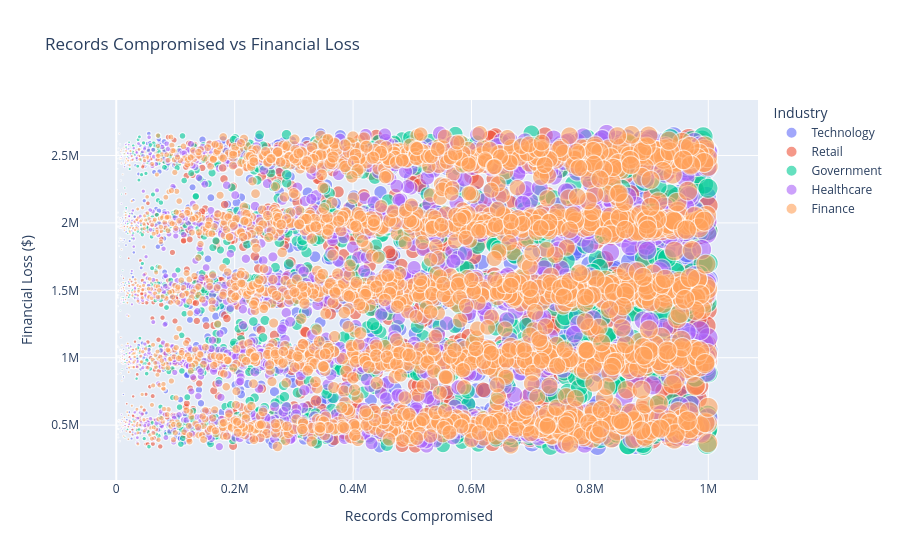

The notebook cell saved with this chart:
### Code cell
# Scatter: Records compromised vs Financial loss (interactive)
fig = px.scatter(df, x='Records Compromised', y='Financial Loss', color='Industry',
                 size='Records Compromised', hover_data=['Company Name', 'Type of Breach', 'Year'],
                 title='Records Compromised vs Financial Loss',
                 labels={'Financial Loss': 'Financial Loss ($)', 'Records Compromised': 'Records Compromised'},
                 opacity=0.6)
fig.show()

### Figure 1 — Plotly figure (JSON) as saved in the notebook; plotly's stock layout.template omitted (floating-point values rounded to 4 significant figures; data arrays with more than 128 entries replaced by an {"elided": "..."} marker saying what was removed)
{"data": [{"customdata": {"elided": "2485x3 mixed values"}, "hovertemplate": "Industry=Technology<br>Records Compromised=%{marker.size}<br>Financial Loss ($)=%{y}<br>Company Name=%{customdata[0]}<br>Type of Breach=%{customdata[1]}<br>Year=%{customdata[2]}<extra></extra>", "legendgroup": "Technology", "marker": {"color": "#636efa", "opacity": 0.6, "size": {"elided": "2485 int values"}, "sizemode": "area", "sizeref": 2500.0, "symbol": "circle"}, "mode": "markers", "name": "Technology", "showlegend": true, "type": "scattergl", "x": {"elided": "2485 int values"}, "xaxis": "x", "y": {"elided": "2485 float values"}, "yaxis": "y"}, {"customdata": {"elided": "2422x3 mixed values"}, "hovertemplate": "Industry=Retail<br>Records Compromised=%{marker.size}<br>Financial Loss ($)=%{y}<br>Company Name=%{customdata[0]}<br>Type of Breach=%{customdata[1]}<br>Year=%{customdata[2]}<extra></extra>", "legendgroup": "Retail", "marker": {"color": "#EF553B", "opacity": 0.6, "size": {"elided": "2422 int values"}, "sizemode": "area", "sizeref": 2500.0, "symbol": "circle"}, "mode": "markers", "name": "Retail", "showlegend": true, "type": "scattergl", "x": {"elided": "2422 int values"}, "xaxis": "x", "y": {"elided": "2422 float values"}, "yaxis": "y"}, {"customdata": {"elided": "2431x3 mixed values"}, "hovertemplate": "Industry=Government<br>Records Compromised=%{marker.size}<br>Financial Loss ($)=%{y}<br>Company Name=%{customdata[0]}<br>Type of Breach=%{customdata[1]}<br>Year=%{customdata[2]}<extra></extra>", "legendgroup": "Government", "marker": {"color": "#00cc96", "opacity": 0.6, "size": {"elided": "2431 int values"}, "sizemode": "area", "sizeref": 2500.0, "symbol": "circle"}, "mode": "markers", "name": "Government", "showlegend": true, "type": "scattergl", "x": {"elided": "2431 int values"}, "xaxis": "x", "y": {"elided": "2431 float values"}, "yaxis": "y"}, {"customdata": {"elided": "2510x3 mixed values"}, "hovertemplate": "Industry=Healthcare<br>Records Compromised=%{marker.size}<br>Financial Loss ($)=%{y}<br>Company Name=%{customdata[0]}<br>Type of Breach=%{customdata[1]}<br>Year=%{customdata[2]}<extra></extra>", "legendgroup": "Healthcare", "marker": {"color": "#ab63fa", "opacity": 0.6, "size": {"elided": "2510 int values"}, "sizemode": "area", "sizeref": 2500.0, "symbol": "circle"}, "mode": "markers", "name": "Healthcare", "showlegend": true, "type": "scattergl", "x": {"elided": "2510 int values"}, "xaxis": "x", "y": {"elided": "2510 float values"}, "yaxis": "y"}, {"customdata": {"elided": "2530x3 mixed values"}, "hovertemplate": "Industry=Finance<br>Records Compromised=%{marker.size}<br>Financial Loss ($)=%{y}<br>Company Name=%{customdata[0]}<br>Type of Breach=%{customdata[1]}<br>Year=%{customdata[2]}<extra></extra>", "legendgroup": "Finance", "marker": {"color": "#FFA15A", "opacity": 0.6, "size": {"elided": "2530 int values"}, "sizemode": "area", "sizeref": 2500.0, "symbol": "circle"}, "mode": "markers", "name": "Finance", "showlegend": true, "type": "scattergl", "x": {"elided": "2530 int values"}, "xaxis": "x", "y": {"elided": "2530 float values"}, "yaxis": "y"}], "layout": {"legend": {"itemsizing": "constant", "title": {"text": "Industry"}, "tracegroupgap": 0}, "title": {"text": "Records Compromised vs Financial Loss"}, "xaxis": {"anchor": "y", "domain": [0, 1], "title": {"text": "Records Compromised"}}, "yaxis": {"anchor": "x", "domain": [0, 1], "title": {"text": "Financial Loss ($)"}}}}
